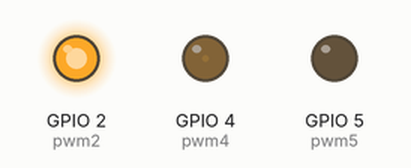
This program was run on a simulated ESP32 board running MicroPython. On the bench: output pins drawn as LEDs (lit = HIGH). What the program prints to the serial console is not drawn.

Above: at 0.05 s.
At 0.9 s:
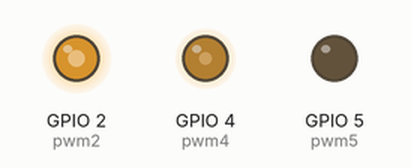
At 1.8 s:
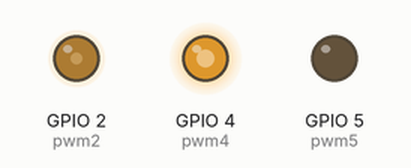
At 3.6 s:
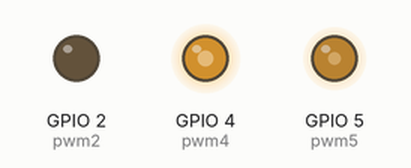
At 5.4 s:
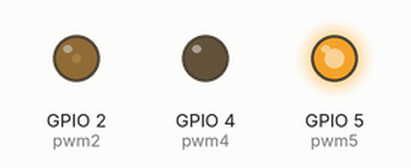
At 7.2 s:
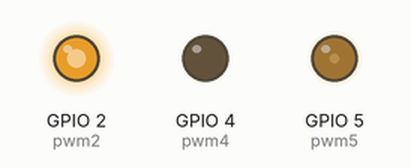
Timing chart, 0 to 10.0 s (numbered marks = the images above):
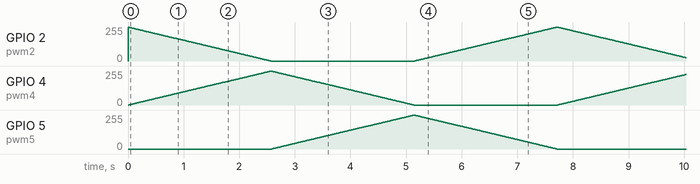

The program:

04_RGB_LED.py
```python
from machine import Pin, PWM
import time

pwm2 = PWM(Pin(2, Pin.PULL_UP), duty = 1023)
pwm4 = PWM(Pin(4, Pin.PULL_UP), duty = 0)
pwm5 = PWM(Pin(5, Pin.PULL_UP), duty = 0)
print(pwm2)
print(pwm4)
print(pwm5)

delay_time = 10

while True:

    redValue = 255
    greenValue = 0
    blueValue = 0

    for i in range(0, 256):
        redValue = 255 - i
        greenValue = i

        pwm2.duty(redValue * 4)
        pwm4.duty(greenValue * 4)
        time.sleep_ms(delay_time)

    redValue = 0
    greenValue = 255
    blueValue = 0

    for i in range(0, 256):
        greenValue = 255 - i
        blueValue = i

        pwm4.duty(greenValue * 4)
        pwm5.duty(blueValue * 4)
        time.sleep_ms(delay_time)

    redValue = 0
    greenValue = 0
    blueValue = 255

    for i in range(0, 256):
        blueValue = 255 - i
        redValue = i

        pwm5.duty(blueValue * 4)
        pwm2.duty(redValue * 4)
        time.sleep_ms(delay_time)
```
